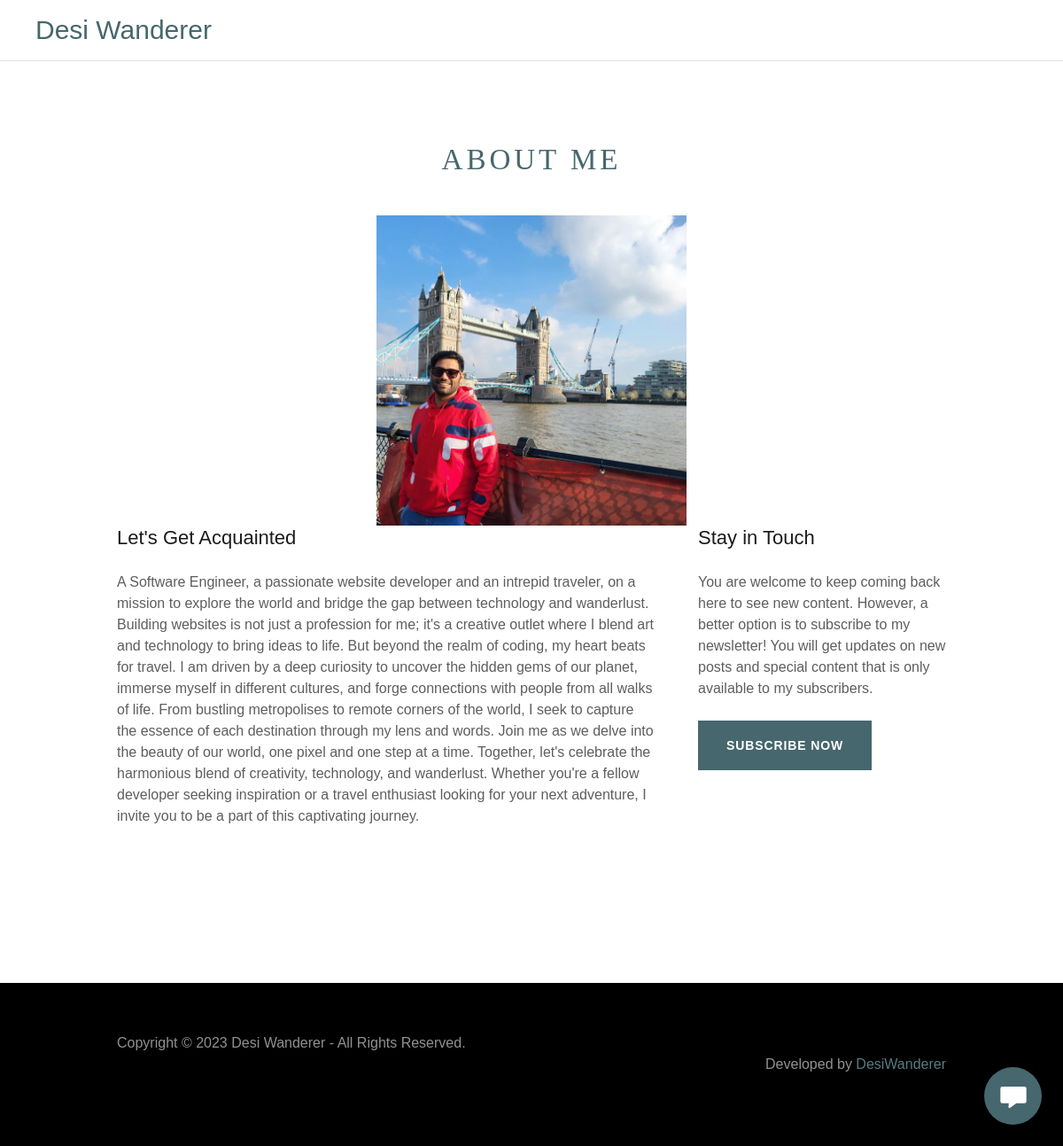
The page /about/ on the database its author committed.
### myapp/models.py (models this page shows, shortened)
class item(models.Model):
    id = models.IntegerField(auto_created=True, primary_key=True)
    heading = models.CharField(max_length=25)
    text = models.CharField(max_length=10000)

### myapp/views.py (the view)
# urls.py: path('about/', views.about, name='about'),
def about(request):
    print("-----------------------ABOUT-----------------------\n")
    items = item.objects.filter(heading='About Me')
    return render(request, 'about.html', {'items': items})

### templates/about.html (shortened to what this page needs)
<!DOCTYPE html>
<html lang="en-IN"><head><meta charSet="utf-8"/>
    {% load static %}
    </head>
    {% for item in items %}
    <body class="x  x-fonts-righteous"><div id="layout-045815-d-5-2-dad-4918-a-07-c-5-e-012-ebb-8-f-1-b" class="layout layout-layout layout-layout-layout-9 locale-en-IN lang-en"><div data-ux="Page" id="page-47020" class="x-el x-el-div x-el c1-1 c1-2 c1-3 c1-4 c1-5 c1-6 c1-7 c1-8 c1-9 c1-a c1-b c1-c c1-d c1-e c1-f c1-g c1-1 c1-2 c1-b c1-c c1-d c1-e c1-f c1-g"><div data-ux="Block" class="x-el x-el-div page-inner c1-1 c1-2 c1-b c1-c c1-d c1-e c1-f c1-g"><div id="fbdec8e3-e483-4850-9e5e-d0c2f6f0ccd6" class="widget widget-header widget-header-header-9"><div data-ux="Header" role="main" data-aid="HEADER_WIDGET" id="n-47021" class="x-el x-el-div x-el x-el c1-1 c1-2 c1-b c1-c c1-d c1-e c1-f c1-g c1-1 c1-2 c1-h c1-b c1-c c1-d c1-e c1-f c1-g c1-1 c1-2 c1-b c1-c c1-d c1-e c1-f c1-g"><div> <section data-ux="Section" data-aid="HEADER_SECTION" class="x-el x-el-section c1-1 c1-2 c1-h c1-i c1-j c1-k c1-b c1-c c1-l c1-m c1-d c1-e c1-f c1-g"><div data-ux="Block" data-stickynav-wrapper="true" class="x-el x-el-div c1-1 c1-2 c1-b c1-c c1-d c1-e c1-f c1-g"><div data-ux="Block" data-stickynav="true" id="header_stickynav47022" class="x-el x-el-div c1-1 c1-2 c1-p c1-b c1-c c1-d c1-e c1-f c1-g"><nav data-ux="Block" class="x-el x-el-nav c1-1 c1-2 c1-p c1-q c1-r c1-s c1-t c1-3 c1-u c1-b c1-c c1-d c1-v c1-w c1-x c1-y c1-e c1-f c1-g"><div data-ux="Container" class="x-el x-el-div c1-1 c1-2 c1-35 c1-36 c1-s c1-t c1-1i c1-b c1-c c1-d c1-e c1-f c1-g"><div data-ux="Block" id="navBarId-47030" class="x-el x-el-div c1-1 c1-2 c1-n c1-1a c1-z c1-10 c1-37 c1-38 c1-b c1-c c1-d c1-39 c1-e c1-f c1-g"><div data-ux="Block" class="x-el x-el-div c1-1 c1-2 c1-2u c1-11 c1-z c1-1a c1-3a c1-3b c1-3c c1-b c1-c c1-d c1-e c1-f c1-g"><div data-ux="Block" data-aid="HEADER_LOGO_RENDERED" class="x-el x-el-div c1-1e c1-1f c1-1g c1-1h c1-1i c1-19 c1-1j c1-3d c1-3e c1-3f c1-3g c1-1n c1-1o c1-1p c1-1q"><a rel="" role="link" aria-haspopup="menu" data-ux="Link" data-page="2dbc3c68-54c1-4511-8f4b-14af5ec7c5f0" title="Desi Wanderer" href="/" data-typography="LinkAlpha" class="x-el x-el-a c1-1r c1-1s c1-1t c1-1u c1-1b c1-1v c1-1w c1-1x c1-1y c1-1z c1-20 c1-1i c1-4 c1-b c1-21 c1-c c1-22 c1-23 c1-24 c1-d c1-e c1-f c1-g" data-tccl="ux2.HEADER.header9.Logo.Default.Link.Default.47031.click,click"><div data-ux="Block" id="logo-container-47032" class="x-el x-el-div c1-1 c1-2 c1-1g c1-4 c1-p c1-b c1-c c1-d c1-e c1-f c1-g"><h3 role="heading" aria-level="3" data-ux="LogoHeading" id="logo-text-47033" data-aid="HEADER_LOGO_TEXT_RENDERED" data-typography="LogoAlpha" class="x-el x-el-h3 c1-1 c1-2 c1-1u c1-1b c1-25 c1-15 c1-13 c1-12 c1-14 c1-1i c1-1g c1-b c1-21 c1-26 c1-27 c1-28 c1-29 c1-2a c1-2b">Desi Wanderer</h3></div></a></div></div><div data-ux="Block" class="x-el x-el-div c1-1 c1-2 c1-11 c1-3h c1-z c1-3i c1-2w c1-b c1-c c1-d c1-e c1-f c1-g"><div data-ux="Block" class="x-el x-el-div c1-1 c1-2 c1-11 c1-p c1-3j c1-b c1-c c1-d c1-e c1-f c1-g"><nav data-ux="Nav" data-aid="HEADER_NAV_RENDERED" role="navigation" class="x-el x-el-nav c1-1 c1-2 c1-1i c1-3k c1-b c1-c c1-d c1-e c1-f c1-g"><ul data-ux="List" id="nav-47034" class="x-el x-el-ul c1-1 c1-2 c1-12 c1-14 c1-15 c1-13 c1-3l c1-3m c1-3n c1-p c1-37 c1-2u c1-38 c1-2v c1-b c1-c c1-d c1-e c1-f c1-g"></ul></nav></div></div></div></div></nav><hr aria-hidden="true" role="separator" data-ux="HR" class="x-el x-el-hr c1-1 c1-2 c1-4q c1-4r c1-4s c1-12 c1-14 c1-4 c1-13 c1-15 c1-b c1-c c1-d c1-e c1-f c1-g"/></div></div></section>  </div></div></div><div id="2870cd24-5234-4c87-8b68-c98391b9cde4" class="widget widget-content widget-content-content-7"><div data-ux="Widget" role="region" id="2870cd24-5234-4c87-8b68-c98391b9cde4" class="x-el x-el-div x-el c1-1 c1-2 c1-3 c1-b c1-c c1-d c1-e c1-f c1-g c1-1 c1-2 c1-b c1-c c1-d c1-e c1-f c1-g"><div> <section data-ux="Section" class="x-el x-el-section c1-1 c1-2 c1-3 c1-i c1-j c1-b c1-c c1-l c1-m c1-d c1-e c1-f c1-g"><div data-ux="Container" class="x-el x-el-div c1-1 c1-2 c1-35 c1-36 c1-s c1-t c1-1i c1-b c1-c c1-5c c1-d c1-5d c1-e c1-5e c1-f c1-5f c1-g"><h1 role="heading" aria-level="1" data-ux="SectionHeading" data-aid="CONTENT_SECTION_TITLE_RENDERED" data-promoted-from="2" data-order="0" data-typography="HeadingBeta" class="x-el x-el-h1 c1-1e c1-1f c1-1u c1-1b c1-5w c1-15 c1-13 c1-12 c1-5x c1-5q c1-1h c1-26 c1-21 c1-27 c1-5y c1-5z c1-60 c1-61 c1-62"><span data-ux="Element" class="">{{ item.heading }}</span></h1><div data-ux="Grid" class="x-el x-el-div c1-1 c1-2 c1-11 c1-67 c1-68 c1-69 c1-12 c1-6a c1-14 c1-6b c1-19 c1-6c c1-b c1-c c1-6d c1-6e c1-6f c1-6g c1-d c1-e c1-f c1-g"><img src="{% static 'AboutMe.jpg' %}" height=350 width="350" alt="Image Not found"><div data-ux="GridCell" class="x-el x-el-div c1-1 c1-2 c1-67 c1-6h c1-6i c1-6j c1-1i c1-37 c1-6k c1-38 c1-6l c1-b c1-c c1-6m c1-6n c1-6o c1-6p c1-6q c1-6r c1-d c1-6s c1-6t c1-e c1-f c1-g"><div data-ux="ContentBasic" class="x-el x-el-div x-el c1-1 c1-2 c1-11 c1-53 c1-4 c1-6u c1-6v c1-19 c1-6w c1-6x c1-6y c1-b c1-c c1-6z c1-70 c1-d c1-e c1-f c1-g c1-1 c1-2 c1-b c1-c c1-d c1-e c1-f c1-g"><h4 role="heading" aria-level="4" data-ux="ContentHeading" data-aid="CONTENT_MEDIA_HEADLINE1_RENDERED" data-typography="HeadingDelta" class="x-el x-el-h4 c1-1 c1-2 c1-1u c1-1b c1-71 c1-15 c1-13 c1-12 c1-14 c1-b c1-2x c1-2o c1-27 c1-2p c1-2q c1-2r c1-2s">Let&#x27;s Get Acquainted</h4><div data-ux="ContentText" alignment="left" data-aid="CONTENT_MEDIA_DESCRIPTION1_RENDERED" data-typography="BodyAlpha" class="x-el c1-1 c1-2 c1-1u c1-1b c1-4p c1-12 c1-14 c1-72 c1-73 c1-74 c1-75 c1-76 c1-77 c1-78 c1-79 c1-7a c1-7b c1-7c c1-7d c1-7e c1-7f c1-7g c1-7h c1-7i c1-7j c1-7k c1-7l c1-7m c1-7n c1-7o c1-7p c1-7q c1-7r c1-7s c1-7t c1-6h c1-b c1-3o c1-c c1-27 c1-d c1-e c1-f c1-g x-rt"><p style="margin:0"><span>{{ item.text }}<br>
    {% endfor %}
      <br>
    <br>
    <br>
    <br>
    </span></p></div></div></div>
    <div data-ux="GridCell" class="x-el x-el-div c1-1 c1-2 c1-67 c1-6h c1-6i c1-6j c1-1i c1-37 c1-6k c1-38 c1-6l c1-b c1-c c1-6m c1-6n c1-6o c1-6p c1-6q c1-6r c1-d c1-7z c1-80 c1-e c1-f c1-g"><div data-ux="ContentCard" class="x-el x-el-div x-el c1-1 c1-2 c1-p c1-11 c1-53 c1-6v c1-19 c1-1a c1-4 c1-6u c1-6w c1-6x c1-b c1-c c1-6z c1-70 c1-d c1-e c1-f c1-g c1-1 c1-2 c1-b c1-c c1-d c1-e c1-f c1-g"><h4 role="heading" aria-level="4" data-ux="ContentCardHeading" data-aid="CONTENT_MEDIA_HEADLINE2_RENDERED" data-typography="HeadingDelta" class="x-el x-el-h4 c1-1 c1-2 c1-1u c1-1b c1-71 c1-15 c1-13 c1-12 c1-14 c1-b c1-2x c1-2o c1-27 c1-2p c1-2q c1-2r c1-2s">Stay in Touch</h4><div data-ux="ContentCardText" data-aid="CONTENT_MEDIA_DESCRIPTION2_RENDERED" data-typography="BodyAlpha" class="x-el c1-1 c1-2 c1-1u c1-1b c1-4p c1-12 c1-14 c1-72 c1-73 c1-74 c1-75 c1-76 c1-77 c1-78 c1-79 c1-7a c1-7b c1-7c c1-7d c1-7e c1-7f c1-7g c1-7h c1-7i c1-7j c1-7k c1-7l c1-7m c1-7n c1-7o c1-7p c1-7q c1-7r c1-7s c1-7t c1-4 c1-81 c1-b c1-3o c1-c c1-27 c1-d c1-e c1-f c1-g x-rt"><p style="margin:0"><span>You are welcome to keep coming back here to see new content. However, a better option is to subscribe to my newsletter! You will get updates on new posts and special content that is only available to my subscribers.</span></p></div><div data-ux="Block" class="x-el x-el-div c1-1 c1-2 c1-b c1-c c1-d c1-e c1-f c1-g"><a data-ux-btn="secondary" data-ux="ContentCardButton" data-aid="CONTENT_CTA_BTN_RENDERED" href="/#b40efa80-968e-417a-9960-a54d4e76c7f9" target="" data-tccl="ux2.CONTENT.content7.Content.Card.Button.Secondary.47047.click,click" data-page="2dbc3c68-54c1-4511-8f4b-14af5ec7c5f0" data-section-jump="b40efa80-968e-417a-9960-a54d4e76c7f9" data-typography="ButtonAlpha" class="x-el x-el-a c1-3v c1-1f c1-1w c1-82 c1-83 c1-z c1-6c c1-5q c1-1t c1-1b c1-1u c1-p c1-1i c1-4 c1-3r c1-84 c1-85 c1-86 c1-87 c1-88 c1-89 c1-8a c1-b c1-41 c1-8b c1-1j c1-8c c1-8d c1-1n c1-1o c1-1p c1-1q">Subscribe Now</a></div></div></div></div></div></section>  </div></div></div><div id="84018e6c-a859-4f30-b691-b5ffe8050167" class="widget widget-footer widget-footer-footer-2"><div data-ux="Widget" role="contentinfo" id="84018e6c-a859-4f30-b691-b5ffe8050167" class="x-el x-el-div x-el c1-1 c1-2 c1-8e c1-b c1-c c1-d c1-e c1-f c1-g c1-1 c1-2 c1-b c1-c c1-d c1-e c1-f c1-g"><div> <section data-ux="Section" class="x-el x-el-section c1-1 c1-2 c1-8e c1-i c1-j c1-b c1-c c1-l c1-m c1-d c1-e c1-f c1-g"><div data-ux="Container" class="x-el x-el-div c1-1 c1-2 c1-35 c1-36 c1-s c1-t c1-1i c1-b c1-c c1-5c c1-d c1-5d c1-e c1-5e c1-f c1-5f c1-g"><div data-ux="Layout" class="x-el x-el-div c1-1 c1-2 c1-b c1-c c1-d c1-e c1-f c1-g"><div data-ux="Grid" class="x-el x-el-div c1-1 c1-2 c1-11 c1-67 c1-68 c1-69 c1-12 c1-13 c1-14 c1-15 c1-z c1-5q c1-b c1-c c1-d c1-e c1-f c1-g"><div data-ux="GridCell" class="x-el x-el-div c1-1 c1-2 c1-67 c1-8f c1-6i c1-6j c1-1i c1-37 c1-2u c1-38 c1-2v c1-b c1-c c1-d c1-8g c1-8h c1-e c1-f c1-g"><div data-ux="FooterDetails" data-aid="FOOTER_COPYRIGHT_RENDERED" data-typography="BodyAlpha" class="x-el c1-1 c1-2 c1-1u c1-1b c1-4p c1-12 c1-14 c1-b c1-8i c1-c c1-27 c1-d c1-8j c1-e c1-f c1-g x-rt"><p style="margin:0"><span>Copyright © 2023 Desi Wanderer - All Rights Reserved.</span>
    </p>
    <p>
      <br/>
    </p>
  </div></div><div data-ux="GridCell" class="x-el x-el-div c1-1 c1-2 c1-67 c1-8f c1-6i c1-6j c1-1i c1-37 c1-2u c1-38 c1-2v c1-b c1-c c1-d c1-8g c1-8h c1-e c1-f c1-g"><p data-ux="FooterDetails" data-aid="FOOTER_POWERED_BY_RENDERED" data-typography="BodyAlpha" class="x-el x-el-p c1-1 c1-2 c1-1u c1-1b c1-4p c1-8k c1-14 c1-b c1-8i c1-c c1-27 c1-d c1-8l c1-8m c1-e c1-f c1-g"><span>Developed by <a rel="nofollow noopener" role="link" aria-haspopup="true" data-ux="Link" target="_blank" data-aid="FOOTER_POWERED_BY_RENDERED_LINK" href="https://github.com/aayushvashistha" class="x-el x-el-a c1-1r c1-1s c1-1t c1-1u c1-1b c1-1v c1-1w c1-8k c1-b c1-8n c1-c c1-22 c1-8o c1-8p c1-d c1-8l c1-8m c1-e c1-f c1-g" data-tccl="ux2.FOOTER.footer2.Layout.Default.Link.Default.47048.click,click">DesiWanderer</a></span></p></div></div></div></div></section>  </div></div></div><div id="a0f8e23c-3fc8-4b67-a7b9-b19b29a4658c" class="widget widget-messaging widget-messaging-messaging-1"><div data-ux="Element" id="bs-3" class="x-el x-el-div c1-1 c1-2 c1-b c1-c c1-d c1-e c1-f c1-g"><div data-ux="Block" class="x-el x-el-div c1-1 c1-2 c1-4t c1-8q c1-8r c1-8s c1-8t c1-8u c1-b c1-c c1-d c1-8v c1-e c1-f c1-g"><div data-ux="Block" data-aid="MESSAGING_FAB" data-edit-interactive="true" data-traffic2="pandc.vnext.editor_preview.messaging_fab_open.click" data-tccl="ux2.messaging.fab.open,click" class="x-el x-el-div c1-1 c1-2 c1-11 c1-z c1-6c c1-1w c1-4 c1-4v c1-8w c1-8a c1-8x c1-8y c1-b c1-c c1-d c1-e c1-f c1-g"></div></div></div></div></div></div></div>
      </body>
      </html>

### rows shown on the page
item: heading "ABOUT ME", text "A Software Engineer, a passionate website developer and an intrepid traveler, on a mission to explore the world and bridge the gap between technology and wanderlust. Building websites is not just a profession for me; it's a creative outlet where I blend art and technology to bring ideas to life. But beyond the realm of coding, my heart beats for travel. I am driven by a deep curiosity to uncover the hidden gems of our planet, immerse myself in different cultures, and forge connections with people from all walks of life. From bustling metropolises to remote corners of the world, I seek to capture the essence of each destination through my lens and words. Join me as we delve into the beauty…"
